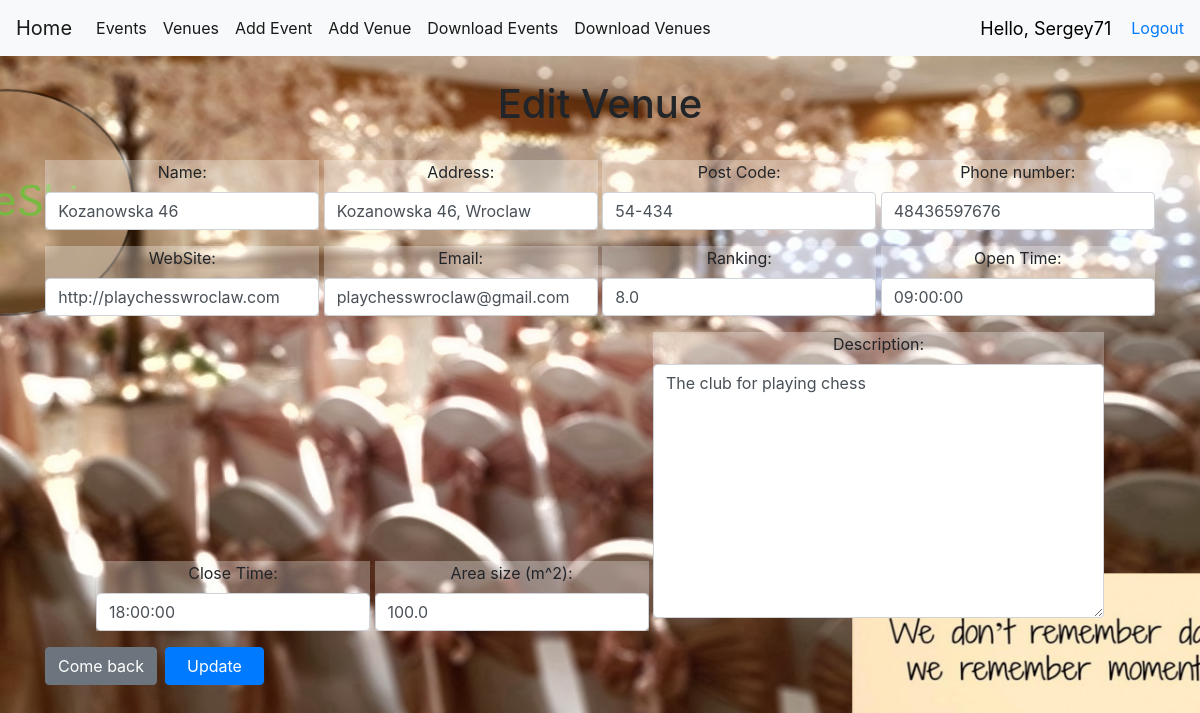
Page /edit_venue/2 (signed in) on the earlier database version.
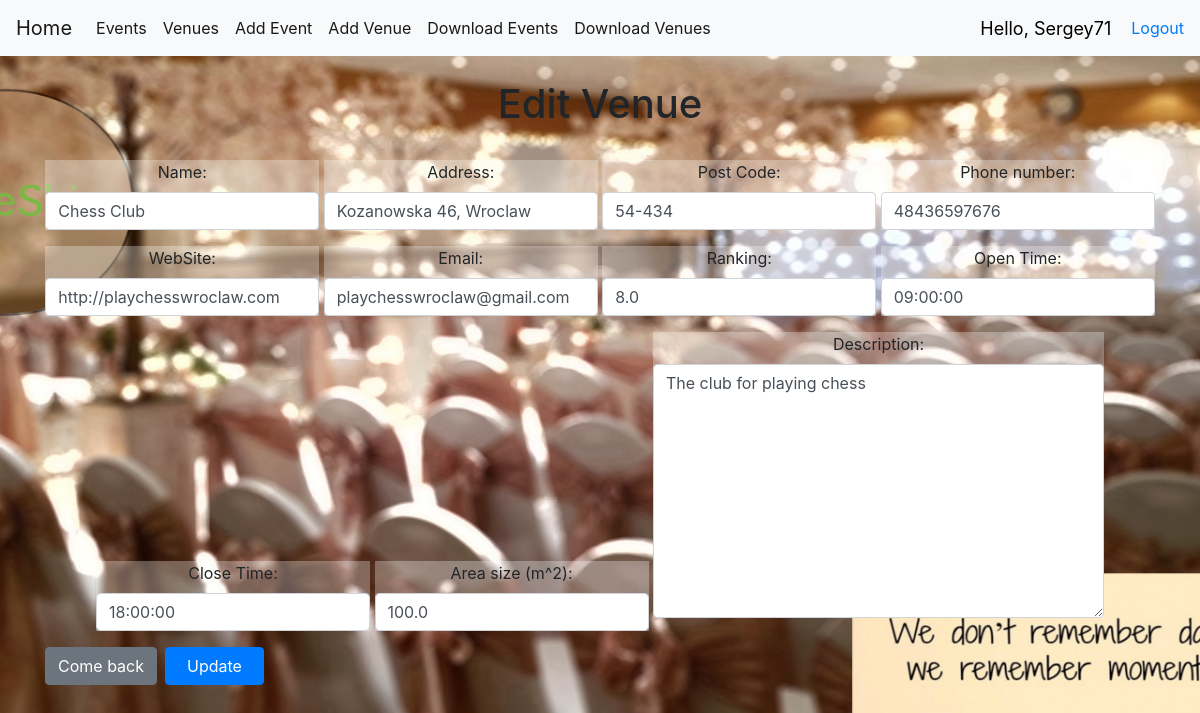
Same page on the later database version.
### events/models.py (models this page shows, shortened)
class Venue(models.Model):
    name = models.CharField('Venue Name', max_length=255)
    address = models.CharField('Address', max_length=255)
    post_code = models.CharField('Post Code', max_length=10)
    phone = models.CharField('Contact Phone', max_length=15, blank=True)
    web = models.URLField('Website Address', blank=True)
    email = models.EmailField('Email', blank=True)
    ven_description = models.TextField(blank=True)
    booking_rates = models.FloatField(verbose_name='Ranking (up to 9.0)', default=1.0, blank=True)
    from_hour = models.TimeField(blank=True)
    to_hour = models.TimeField(blank=True)
    flour_size = models.FloatField(verbose_name='Square (mxm)', default=1.0, blank=True)

### events/views.py (the view)
# urls.py: path('edit_venue/<venue_id>', views.edit_venue, name="edit-venue"),
@login_required(login_url='login')
def edit_venue(request, venue_id):
    venue = Venue.objects.get(pk=venue_id)
    form = VenueForm(request.POST or None, instance=venue)
    if form.is_valid():
        form.save()
        return redirect('show-venue', venue_id)
    return render(request, 'events/edit_venue.html', {'venue': venue,'form': form})

### templates/events/edit_venue.html (shortened to what this page needs)
{% extends 'events/base.html' %}
{% block content %}
    <div style="text-align: center;">
    <h1>
        Edit Venue
    </h1>
    <br/>
       <form action="" method=POST>
          {{ form.as_p }}
           <br/>
            <div class="btn-toolbar" role="toolbar" aria-label="Toolbar with button groups">
              <div class="btn-group mr-2" role="group" aria-label="First group">
             <a href="{%  url 'list-venues' %}" class="btn btn-secondary">Come back</a>
              </div>
              <div class="btn-group mr-2" role="group" aria-label="Second group">
               <input type="submit" value="  Update  " class="btn btn-primary">
              </div>
            </div>
         </form>
    </div>
{% endblock %}

Differences in the rows shown:
changed Venue "Kozanowska 46, Wroclaw": name "Kozanowska 46" → "Chess Club"
